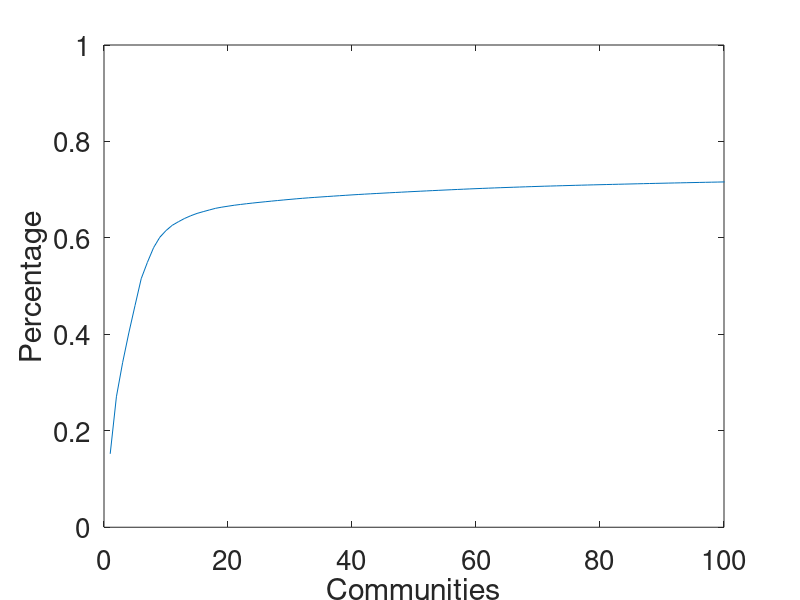

Source code (MATLAB): (Note: this script raises an error after producing the figure.)
load('comm.mat')
x = 1:1:73913;
p = plot(x, comm);
xlabel('Communities')
ylabel('Percentage')
set(gca, 'FontSize', 20)
axis([0,100,0,1])
l1 = p(1);
l1.LineWidth = 3;
l1.LineStyle = '-';
hold on
set(gca, 'color', [0.8941    0.8941    0.8941], 'LineWidth', 1)
grid on
set(gca,'GridColor',[1 1 1], 'GridAlpha', 1)
set(gca, 'xTick',[0:20:100],'yTick',[0:0.2:1])
box off